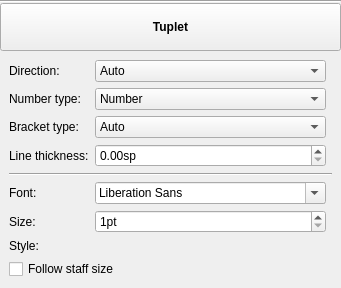
<?xml version="1.0" encoding="UTF-8"?>
<ui version="4.0">
 <class>InspectorTuplet</class>
 <widget class="QWidget" name="InspectorTuplet">
  <property name="geometry">
   <rect>
    <x>0</x>
    <y>0</y>
    <width>304</width>
    <height>288</height>
   </rect>
  </property>
  <property name="accessibleName">
   <string>Tuplet Inspector</string>
  </property>
  <layout class="QVBoxLayout" name="verticalLayout">
   <property name="spacing">
    <number>0</number>
   </property>
   <property name="leftMargin">
    <number>0</number>
   </property>
   <property name="topMargin">
    <number>0</number>
   </property>
   <property name="rightMargin">
    <number>0</number>
   </property>
   <property name="bottomMargin">
    <number>0</number>
   </property>
   <item>
    <widget class="QFrame" name="frame_1">
     <property name="frameShape">
      <enum>QFrame::HLine</enum>
     </property>
     <property name="frameShadow">
      <enum>QFrame::Sunken</enum>
     </property>
    </widget>
   </item>
   <item>
    <widget class="QToolButton" name="title">
     <property name="sizePolicy">
      <sizepolicy hsizetype="Preferred" vsizetype="Preferred">
       <horstretch>0</horstretch>
       <verstretch>0</verstretch>
      </sizepolicy>
     </property>
     <property name="font">
      <font>
       <weight>75</weight>
       <bold>true</bold>
      </font>
     </property>
     <property name="text">
      <string>Tuplet</string>
     </property>
    </widget>
   </item>
   <item>
    <widget class="QWidget" name="panel" native="true">
     <layout class="QGridLayout" name="gridLayout">
      <item row="0" column="1">
       <widget class="QLabel" name="label_3">
        <property name="sizePolicy">
         <sizepolicy hsizetype="Expanding" vsizetype="Preferred">
          <horstretch>0</horstretch>
          <verstretch>0</verstretch>
         </sizepolicy>
        </property>
        <property name="text">
         <string>Direction:</string>
        </property>
        <property name="alignment">
         <set>Qt::AlignLeading|Qt::AlignLeft|Qt::AlignVCenter</set>
        </property>
        <property name="buddy">
         <cstring>direction</cstring>
        </property>
       </widget>
      </item>
      <item row="0" column="2">
       <widget class="QComboBox" name="direction">
        <property name="sizePolicy">
         <sizepolicy hsizetype="Expanding" vsizetype="Fixed">
          <horstretch>0</horstretch>
          <verstretch>0</verstretch>
         </sizepolicy>
        </property>
        <property name="accessibleName">
         <string>Direction</string>
        </property>
        <item>
         <property name="text">
          <string>Auto</string>
         </property>
        </item>
        <item>
         <property name="text">
          <string>Up</string>
         </property>
        </item>
        <item>
         <property name="text">
          <string>Down</string>
         </property>
        </item>
       </widget>
      </item>
      <item row="0" column="3">
       <widget class="Ms::ResetButton" name="resetDirection" native="true">
        <property name="sizePolicy">
         <sizepolicy hsizetype="Fixed" vsizetype="Preferred">
          <horstretch>0</horstretch>
          <verstretch>0</verstretch>
         </sizepolicy>
        </property>
        <property name="accessibleName">
         <string>Reset 'Direction' value</string>
        </property>
       </widget>
      </item>
      <item row="1" column="1">
       <widget class="QLabel" name="label">
        <property name="text">
         <string>Number type:</string>
        </property>
        <property name="alignment">
         <set>Qt::AlignLeading|Qt::AlignLeft|Qt::AlignVCenter</set>
        </property>
        <property name="buddy">
         <cstring>numberType</cstring>
        </property>
       </widget>
      </item>
      <item row="1" column="2">
       <widget class="QComboBox" name="numberType">
        <property name="sizePolicy">
         <sizepolicy hsizetype="Expanding" vsizetype="Fixed">
          <horstretch>0</horstretch>
          <verstretch>0</verstretch>
         </sizepolicy>
        </property>
        <property name="accessibleName">
         <string>Number type</string>
        </property>
        <item>
         <property name="text">
          <string>Number</string>
         </property>
        </item>
        <item>
         <property name="text">
          <string>Ratio</string>
         </property>
        </item>
        <item>
         <property name="text">
          <string comment="no tuplet number style">None</string>
         </property>
        </item>
       </widget>
      </item>
      <item row="1" column="3">
       <widget class="Ms::ResetButton" name="resetNumberType" native="true">
        <property name="sizePolicy">
         <sizepolicy hsizetype="Fixed" vsizetype="Preferred">
          <horstretch>0</horstretch>
          <verstretch>0</verstretch>
         </sizepolicy>
        </property>
        <property name="accessibleName">
         <string>Reset 'Number type' value</string>
        </property>
       </widget>
      </item>
      <item row="2" column="1">
       <widget class="QLabel" name="label_2">
        <property name="text">
         <string>Bracket type:</string>
        </property>
        <property name="alignment">
         <set>Qt::AlignLeading|Qt::AlignLeft|Qt::AlignVCenter</set>
        </property>
        <property name="buddy">
         <cstring>bracketType</cstring>
        </property>
       </widget>
      </item>
      <item row="2" column="2">
       <widget class="QComboBox" name="bracketType">
        <property name="sizePolicy">
         <sizepolicy hsizetype="Expanding" vsizetype="Fixed">
          <horstretch>0</horstretch>
          <verstretch>0</verstretch>
         </sizepolicy>
        </property>
        <property name="accessibleName">
         <string>Bracket type</string>
        </property>
        <item>
         <property name="text">
          <string>Auto</string>
         </property>
        </item>
        <item>
         <property name="text">
          <string>Bracket</string>
         </property>
        </item>
        <item>
         <property name="text">
          <string>Slur</string>
         </property>
        </item>
        <item>
         <property name="text">
          <string comment="no tuplet bracket style">None</string>
         </property>
        </item>
       </widget>
      </item>
      <item row="2" column="3">
       <widget class="Ms::ResetButton" name="resetBracketType" native="true">
        <property name="sizePolicy">
         <sizepolicy hsizetype="Fixed" vsizetype="Preferred">
          <horstretch>0</horstretch>
          <verstretch>0</verstretch>
         </sizepolicy>
        </property>
        <property name="accessibleName">
         <string>Reset 'Bracket type' value</string>
        </property>
       </widget>
      </item>
      <item row="3" column="1">
       <widget class="QLabel" name="label_4">
        <property name="text">
         <string>Line thickness:</string>
        </property>
        <property name="alignment">
         <set>Qt::AlignLeading|Qt::AlignLeft|Qt::AlignVCenter</set>
        </property>
        <property name="buddy">
         <cstring>lineWidth</cstring>
        </property>
       </widget>
      </item>
      <item row="3" column="2">
       <widget class="QDoubleSpinBox" name="lineWidth">
        <property name="sizePolicy">
         <sizepolicy hsizetype="Expanding" vsizetype="Fixed">
          <horstretch>0</horstretch>
          <verstretch>0</verstretch>
         </sizepolicy>
        </property>
        <property name="accessibleName">
         <string>Line thickness</string>
        </property>
        <property name="suffix">
         <string>sp</string>
        </property>
        <property name="singleStep">
         <double>0.100000000000000</double>
        </property>
       </widget>
      </item>
      <item row="3" column="3">
       <widget class="Ms::ResetButton" name="resetLineWidth" native="true">
        <property name="sizePolicy">
         <sizepolicy hsizetype="Fixed" vsizetype="Preferred">
          <horstretch>0</horstretch>
          <verstretch>0</verstretch>
         </sizepolicy>
        </property>
        <property name="accessibleName">
         <string>Reset 'Line thickness' value</string>
        </property>
       </widget>
      </item>
      <item row="4" column="1" colspan="3">
       <widget class="Line" name="line">
        <property name="orientation">
         <enum>Qt::Horizontal</enum>
        </property>
       </widget>
      </item>
      <item row="5" column="1">
       <widget class="QLabel" name="label_5">
        <property name="text">
         <string>Font:</string>
        </property>
       </widget>
      </item>
      <item row="5" column="2">
       <widget class="QFontComboBox" name="tupletFontFace">
        <property name="sizePolicy">
         <sizepolicy hsizetype="Expanding" vsizetype="Fixed">
          <horstretch>0</horstretch>
          <verstretch>0</verstretch>
         </sizepolicy>
        </property>
        <property name="toolTip">
         <string>Font face</string>
        </property>
        <property name="accessibleName">
         <string>Font face</string>
        </property>
       </widget>
      </item>
      <item row="5" column="3">
       <widget class="Ms::ResetButton" name="resetTupletFontFace" native="true">
        <property name="sizePolicy">
         <sizepolicy hsizetype="Fixed" vsizetype="Preferred">
          <horstretch>0</horstretch>
          <verstretch>0</verstretch>
         </sizepolicy>
        </property>
        <property name="accessibleName">
         <string>Reset 'Font' value</string>
        </property>
       </widget>
      </item>
      <item row="6" column="1">
       <widget class="QLabel" name="label_6">
        <property name="text">
         <string>Size:</string>
        </property>
       </widget>
      </item>
      <item row="6" column="2">
       <widget class="QSpinBox" name="tupletFontSize">
        <property name="sizePolicy">
         <sizepolicy hsizetype="Expanding" vsizetype="Fixed">
          <horstretch>0</horstretch>
          <verstretch>0</verstretch>
         </sizepolicy>
        </property>
        <property name="toolTip">
         <string>Font size</string>
        </property>
        <property name="accessibleName">
         <string>Font size</string>
        </property>
        <property name="suffix">
         <string>pt</string>
        </property>
        <property name="minimum">
         <number>1</number>
        </property>
       </widget>
      </item>
      <item row="6" column="3">
       <widget class="Ms::ResetButton" name="resetTupletFontSize" native="true">
        <property name="sizePolicy">
         <sizepolicy hsizetype="Fixed" vsizetype="Preferred">
          <horstretch>0</horstretch>
          <verstretch>0</verstretch>
         </sizepolicy>
        </property>
        <property name="accessibleName">
         <string>Reset 'Size' value</string>
        </property>
       </widget>
      </item>
      <item row="7" column="1">
       <widget class="QLabel" name="label_7">
        <property name="text">
         <string>Style:</string>
        </property>
       </widget>
      </item>
      <item row="7" column="2">
       <widget class="Ms::FontStyleSelect" name="tupletFontStyle" native="true">
        <property name="accessibleName">
         <string>Style</string>
        </property>
       </widget>
      </item>
      <item row="7" column="3">
       <widget class="Ms::ResetButton" name="resetTupletFontStyle" native="true">
        <property name="sizePolicy">
         <sizepolicy hsizetype="Fixed" vsizetype="Preferred">
          <horstretch>0</horstretch>
          <verstretch>0</verstretch>
         </sizepolicy>
        </property>
        <property name="accessibleName">
         <string>Reset 'Style' values</string>
        </property>
       </widget>
      </item>
      <item row="8" column="1" colspan="2">
       <widget class="QCheckBox" name="spatiumDependent">
        <property name="accessibleName">
         <string>Follow staff size</string>
        </property>
        <property name="text">
         <string>Follow staff size</string>
        </property>
       </widget>
      </item>
      <item row="8" column="3">
       <widget class="Ms::ResetButton" name="resetSpatiumDependent" native="true">
        <property name="sizePolicy">
         <sizepolicy hsizetype="Fixed" vsizetype="Preferred">
          <horstretch>0</horstretch>
          <verstretch>0</verstretch>
         </sizepolicy>
        </property>
        <property name="accessibleName">
         <string>Reset 'Follow staff size' values</string>
        </property>
       </widget>
      </item>
     </layout>
    </widget>
   </item>
  </layout>
 </widget>
 <customwidgets>
  <customwidget>
   <class>Ms::ResetButton</class>
   <extends>QWidget</extends>
   <header>inspector/resetButton.h</header>
   <container>1</container>
  </customwidget>
  <customwidget>
   <class>Ms::FontStyleSelect</class>
   <extends>QWidget</extends>
   <header>inspector/fontStyleSelect.h</header>
   <container>1</container>
  </customwidget>
 </customwidgets>
 <tabstops>
  <tabstop>title</tabstop>
  <tabstop>direction</tabstop>
  <tabstop>numberType</tabstop>
  <tabstop>bracketType</tabstop>
  <tabstop>lineWidth</tabstop>
 </tabstops>
 <resources/>
 <connections/>
</ui>
